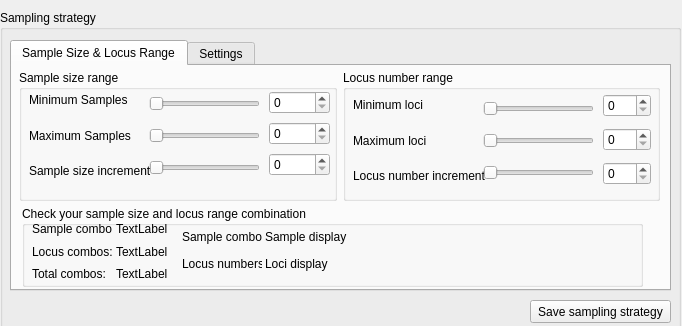
      <widget class="QWidget" name="page_8">
       <property name="geometry">
        <rect>
         <x>0</x>
         <y>0</y>
         <width>682</width>
         <height>326</height>
        </rect>
       </property>
       <attribute name="label">
        <string>Step 5 - Create / modify sampling strategy</string>
       </attribute>
       <widget class="QGroupBox" name="groupBox_28">
        <property name="geometry">
         <rect>
          <x>0</x>
          <y>10</y>
          <width>681</width>
          <height>351</height>
         </rect>
        </property>
        <property name="title">
         <string>Sampling strategy</string>
        </property>
        <widget class="QPushButton" name="pushButton_9">
         <property name="geometry">
          <rect>
           <x>530</x>
           <y>290</y>
           <width>141</width>
           <height>23</height>
          </rect>
         </property>
         <property name="text">
          <string>Save sampling strategy</string>
         </property>
        </widget>
        <widget class="QTabWidget" name="tabWidget_4">
         <property name="geometry">
          <rect>
           <x>10</x>
           <y>30</y>
           <width>661</width>
           <height>251</height>
          </rect>
         </property>
         <property name="currentIndex">
          <number>0</number>
         </property>
         <widget class="QWidget" name="tab_5">
          <attribute name="title">
           <string>Sample Size &amp;&amp; Locus Range</string>
          </attribute>
          <widget class="QGroupBox" name="groupBox_8">
           <property name="geometry">
            <rect>
             <x>10</x>
             <y>140</y>
             <width>621</width>
             <height>81</height>
            </rect>
           </property>
           <property name="title">
            <string>Check your sample size and locus range combination</string>
           </property>
           <widget class="QWidget" name="layoutWidget">
            <property name="geometry">
             <rect>
              <x>10</x>
              <y>15</y>
              <width>136</width>
              <height>61</height>
             </rect>
            </property>
            <layout class="QVBoxLayout" name="verticalLayout_5">
             <item>
              <layout class="QHBoxLayout" name="horizontalLayout_2">
               <item>
                <widget class="QLabel" name="label_18">
                 <property name="minimumSize">
                  <size>
                   <width>80</width>
                   <height>0</height>
                  </size>
                 </property>
                 <property name="maximumSize">
                  <size>
                   <width>80</width>
                   <height>16777215</height>
                  </size>
                 </property>
                 <property name="text">
                  <string>Sample combos:</string>
                 </property>
                </widget>
               </item>
               <item>
                <widget class="QLabel" name="label_25">
                 <property name="text">
                  <string>TextLabel</string>
                 </property>
                </widget>
               </item>
              </layout>
             </item>
             <item>
              <layout class="QHBoxLayout" name="horizontalLayout_7">
               <item>
                <widget class="QLabel" name="label_19">
                 <property name="minimumSize">
                  <size>
                   <width>80</width>
                   <height>0</height>
                  </size>
                 </property>
                 <property name="maximumSize">
                  <size>
                   <width>80</width>
                   <height>16777215</height>
                  </size>
                 </property>
                 <property name="text">
                  <string>Locus combos:</string>
                 </property>
                </widget>
               </item>
               <item>
                <widget class="QLabel" name="label_26">
                 <property name="text">
                  <string>TextLabel</string>
                 </property>
                </widget>
               </item>
              </layout>
             </item>
             <item>
              <layout class="QHBoxLayout" name="horizontalLayout_8">
               <item>
                <widget class="QLabel" name="label_20">
                 <property name="minimumSize">
                  <size>
                   <width>80</width>
                   <height>0</height>
                  </size>
                 </property>
                 <property name="maximumSize">
                  <size>
                   <width>80</width>
                   <height>16777215</height>
                  </size>
                 </property>
                 <property name="text">
                  <string>Total combos:</string>
                 </property>
                </widget>
               </item>
               <item>
                <widget class="QLabel" name="label_27">
                 <property name="text">
                  <string>TextLabel</string>
                 </property>
                </widget>
               </item>
              </layout>
             </item>
            </layout>
           </widget>
           <widget class="QWidget" name="layoutWidget">
            <property name="geometry">
             <rect>
              <x>160</x>
              <y>19</y>
              <width>441</width>
              <height>51</height>
             </rect>
            </property>
            <layout class="QVBoxLayout" name="verticalLayout_11">
             <property name="spacing">
              <number>3</number>
             </property>
             <item>
              <layout class="QHBoxLayout" name="horizontalLayout_9">
               <item>
                <widget class="QLabel" name="label_21">
                 <property name="minimumSize">
                  <size>
                   <width>80</width>
                   <height>0</height>
                  </size>
                 </property>
                 <property name="maximumSize">
                  <size>
                   <width>80</width>
                   <height>16777215</height>
                  </size>
                 </property>
                 <property name="text">
                  <string>Sample combos:</string>
                 </property>
                </widget>
               </item>
               <item>
                <widget class="QLabel" name="label_23">
                 <property name="text">
                  <string>Sample display</string>
                 </property>
                </widget>
               </item>
              </layout>
             </item>
             <item>
              <layout class="QHBoxLayout" name="horizontalLayout_33">
               <item>
                <widget class="QLabel" name="label_22">
                 <property name="minimumSize">
                  <size>
                   <width>80</width>
                   <height>0</height>
                  </size>
                 </property>
                 <property name="maximumSize">
                  <size>
                   <width>80</width>
                   <height>16777215</height>
                  </size>
                 </property>
                 <property name="text">
                  <string>Locus numbers:</string>
                 </property>
                </widget>
               </item>
               <item>
                <widget class="QLabel" name="label_24">
                 <property name="text">
                  <string>Loci display</string>
                 </property>
                </widget>
               </item>
              </layout>
             </item>
            </layout>
           </widget>
          </widget>
          <widget class="QWidget" name="layoutWidget">
           <property name="geometry">
            <rect>
             <x>7</x>
             <y>4</y>
             <width>641</width>
             <height>131</height>
            </rect>
           </property>
           <layout class="QHBoxLayout" name="horizontalLayout_35">
            <item>
             <widget class="QGroupBox" name="groupBox_29">
              <property name="title">
               <string>Sample size range</string>
              </property>
              <widget class="QWidget" name="layoutWidget_43">
               <property name="geometry">
                <rect>
                 <x>10</x>
                 <y>15</y>
                 <width>130</width>
                 <height>101</height>
                </rect>
               </property>
               <layout class="QVBoxLayout" name="verticalLayout_43">
                <item>
                 <widget class="QLabel" name="label_61">
                  <property name="text">
                   <string>Minimum Samples</string>
                  </property>
                 </widget>
                </item>
                <item>
                 <widget class="QLabel" name="label_62">
                  <property name="text">
                   <string>Maximum Samples</string>
                  </property>
                 </widget>
                </item>
                <item>
                 <widget class="QLabel" name="label_63">
                  <property name="text">
                   <string>Sample size increment</string>
                  </property>
                 </widget>
                </item>
               </layout>
              </widget>
              <widget class="QWidget" name="layoutWidget_44">
               <property name="geometry">
                <rect>
                 <x>130</x>
                 <y>15</y>
                 <width>111</width>
                 <height>101</height>
                </rect>
               </property>
               <layout class="QVBoxLayout" name="verticalLayout_44">
                <item>
                 <widget class="QSlider" name="horizontalSlider_48">
                  <property name="orientation">
                   <enum>Qt::Horizontal</enum>
                  </property>
                 </widget>
                </item>
                <item>
                 <widget class="QSlider" name="horizontalSlider_49">
                  <property name="orientation">
                   <enum>Qt::Horizontal</enum>
                  </property>
                 </widget>
                </item>
                <item>
                 <widget class="QSlider" name="horizontalSlider_50">
                  <property name="orientation">
                   <enum>Qt::Horizontal</enum>
                  </property>
                 </widget>
                </item>
               </layout>
              </widget>
              <widget class="QWidget" name="layoutWidget_45">
               <property name="geometry">
                <rect>
                 <x>250</x>
                 <y>19</y>
                 <width>61</width>
                 <height>91</height>
                </rect>
               </property>
               <layout class="QVBoxLayout" name="verticalLayout_45">
                <item>
                 <widget class="QSpinBox" name="spinBox_40"/>
                </item>
                <item>
                 <widget class="QSpinBox" name="spinBox_41"/>
                </item>
                <item>
                 <widget class="QSpinBox" name="spinBox_42"/>
                </item>
               </layout>
              </widget>
             </widget>
            </item>
            <item>
             <widget class="QGroupBox" name="groupBox_30">
              <property name="title">
               <string>Locus number range</string>
              </property>
              <widget class="QWidget" name="layoutWidget_46">
               <property name="geometry">
                <rect>
                 <x>10</x>
                 <y>20</y>
                 <width>145</width>
                 <height>101</height>
                </rect>
               </property>
               <layout class="QVBoxLayout" name="verticalLayout_46">
                <item>
                 <widget class="QLabel" name="label_64">
                  <property name="text">
                   <string>Minimum loci</string>
                  </property>
                 </widget>
                </item>
                <item>
                 <widget class="QLabel" name="label_65">
                  <property name="text">
                   <string>Maximum loci</string>
                  </property>
                 </widget>
                </item>
                <item>
                 <widget class="QLabel" name="label_66">
                  <property name="text">
                   <string>Locus number increment</string>
                  </property>
                 </widget>
                </item>
               </layout>
              </widget>
              <widget class="QWidget" name="layoutWidget_47">
               <property name="geometry">
                <rect>
                 <x>140</x>
                 <y>20</y>
                 <width>111</width>
                 <height>101</height>
                </rect>
               </property>
               <layout class="QVBoxLayout" name="verticalLayout_47">
                <item>
                 <widget class="QSlider" name="horizontalSlider_51">
                  <property name="orientation">
                   <enum>Qt::Horizontal</enum>
                  </property>
                 </widget>
                </item>
                <item>
                 <widget class="QSlider" name="horizontalSlider_52">
                  <property name="orientation">
                   <enum>Qt::Horizontal</enum>
                  </property>
                 </widget>
                </item>
                <item>
                 <widget class="QSlider" name="horizontalSlider_53">
                  <property name="orientation">
                   <enum>Qt::Horizontal</enum>
                  </property>
                 </widget>
                </item>
               </layout>
              </widget>
              <widget class="QWidget" name="layoutWidget_48">
               <property name="geometry">
                <rect>
                 <x>260</x>
                 <y>19</y>
                 <width>48</width>
                 <height>101</height>
                </rect>
               </property>
               <layout class="QVBoxLayout" name="verticalLayout_48">
                <item>
                 <widget class="QSpinBox" name="spinBox_43"/>
                </item>
                <item>
                 <widget class="QSpinBox" name="spinBox_44"/>
                </item>
                <item>
                 <widget class="QSpinBox" name="spinBox_45"/>
                </item>
               </layout>
              </widget>
             </widget>
            </item>
           </layout>
          </widget>
         </widget>
         <widget class="QWidget" name="tab_9">
          <attribute name="title">
           <string>Settings</string>
          </attribute>
         </widget>
        </widget>
       </widget>
      </widget>
